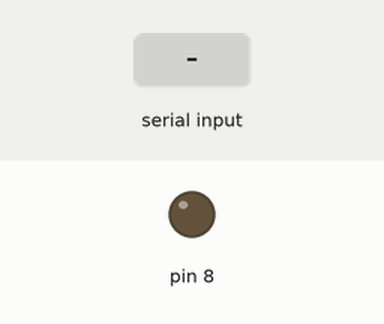
This sketch was run on a simulated Arduino Uno, built with avr-gcc and run on an emulated ATmega328P. On the bench: output pins drawn as LEDs (lit = HIGH). Inputs (shaded band) come from the test bench.

Above: at 1.2 s.
1.3 s: "on" received over Serial
At 1.7 s:
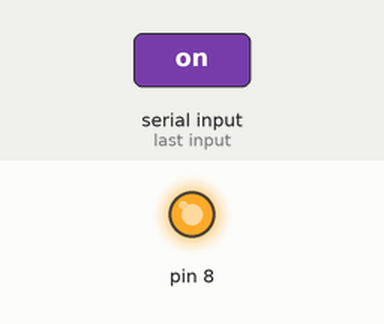
2.8 s: "of" received over Serial
At 4.1 s:
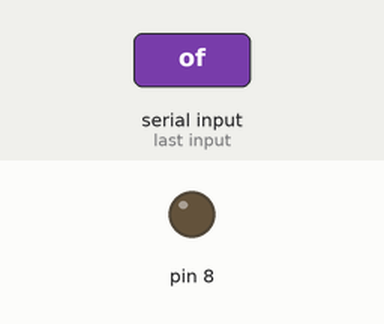
Timing chart, 0 to 5.8 s (numbered marks = the images above; inputs shaded):
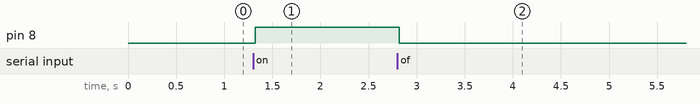

The sketch:

try_bluetooth.ino
```cpp
String str="";
//int i=0;
void setup() {
  // put your setup code here, to run once:
  Serial.begin(9600);
  pinMode(8,OUTPUT);
  digitalWrite(8,LOW);
}

void loop() {
  // put your main code here, to run repeatedly:
  while(Serial.available())
  {
    delay(10);
    char c=Serial.read();
    if(c=='#')
    {
      break;
      }
    str+=c;
  }
  if(str.length()>0)
  {
    //Serial.print(str);
    if(str=="on")
    {
      digitalWrite(8,HIGH);
    }
    if(str=="of")
    {
      digitalWrite(8,LOW);
    }
  }
    str="";
  }
```

Measured:
- after the input at 1.3 s, pin 8: LOW → HIGH at once
- after the input at 2.8 s, pin 8: HIGH → LOW at once
